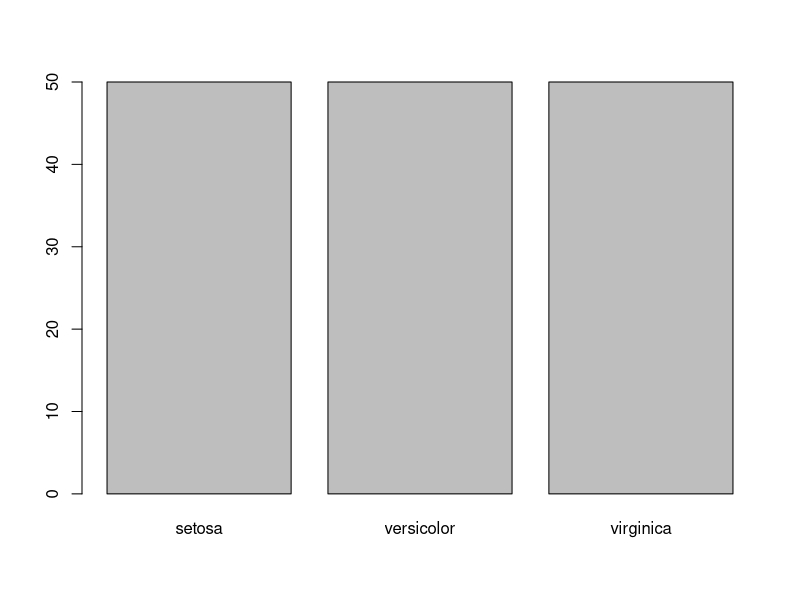
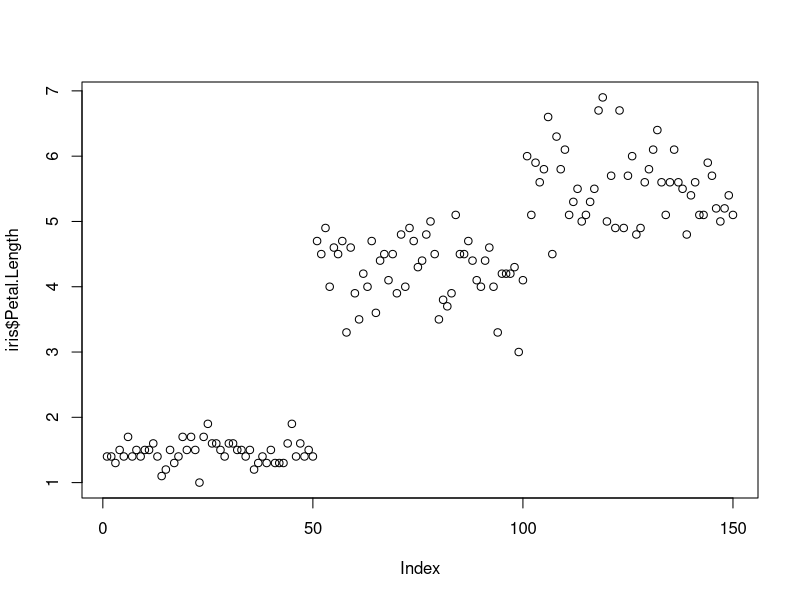
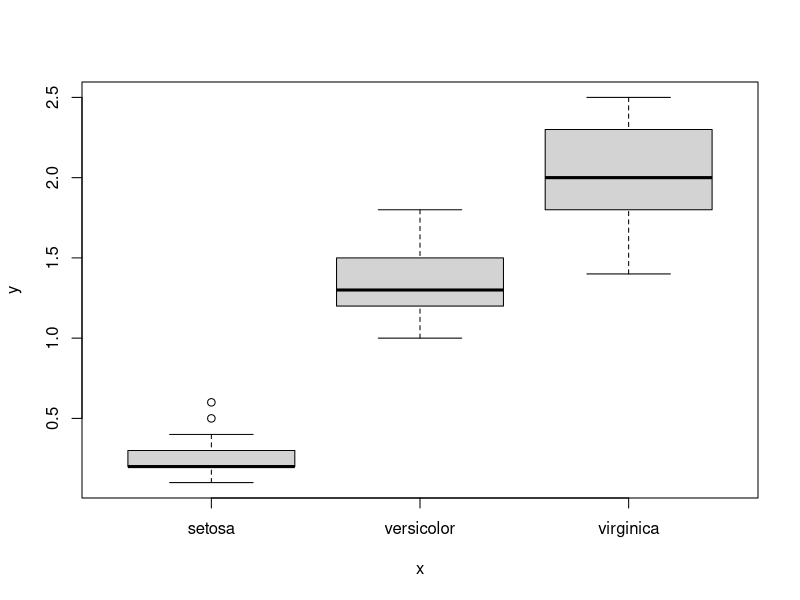
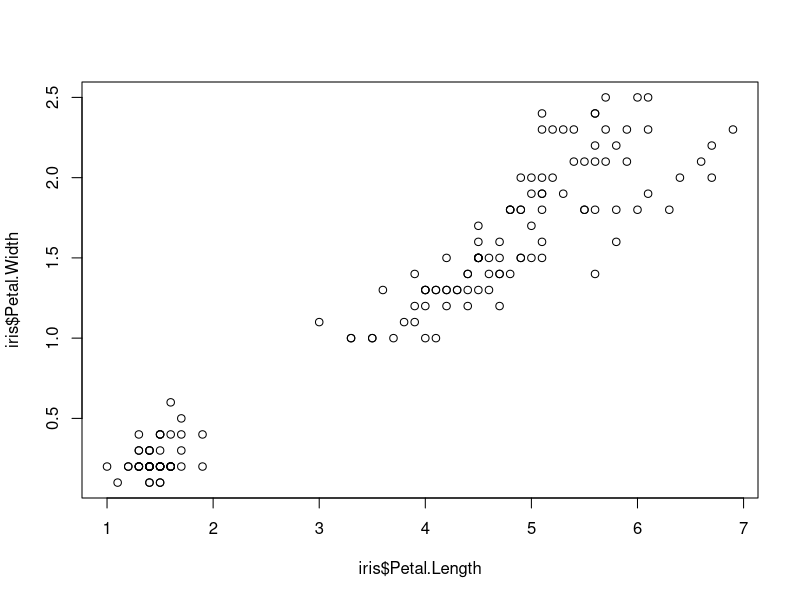
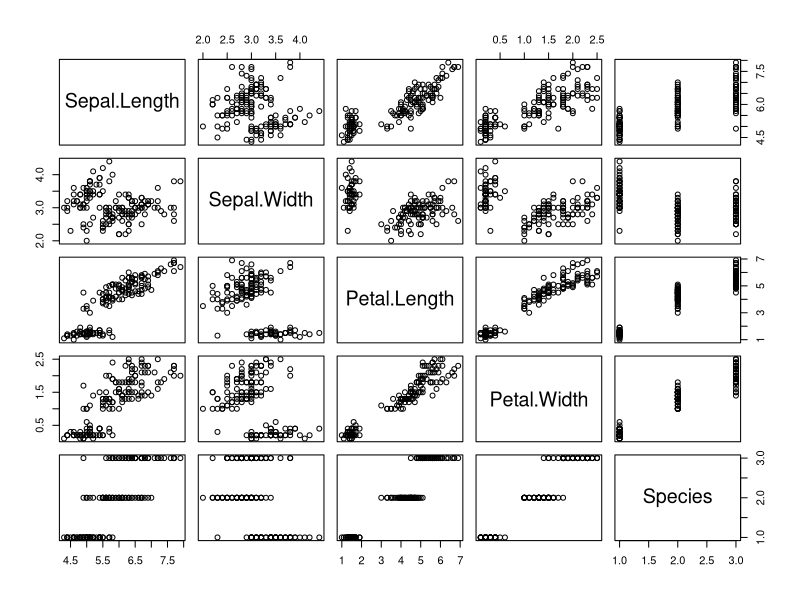
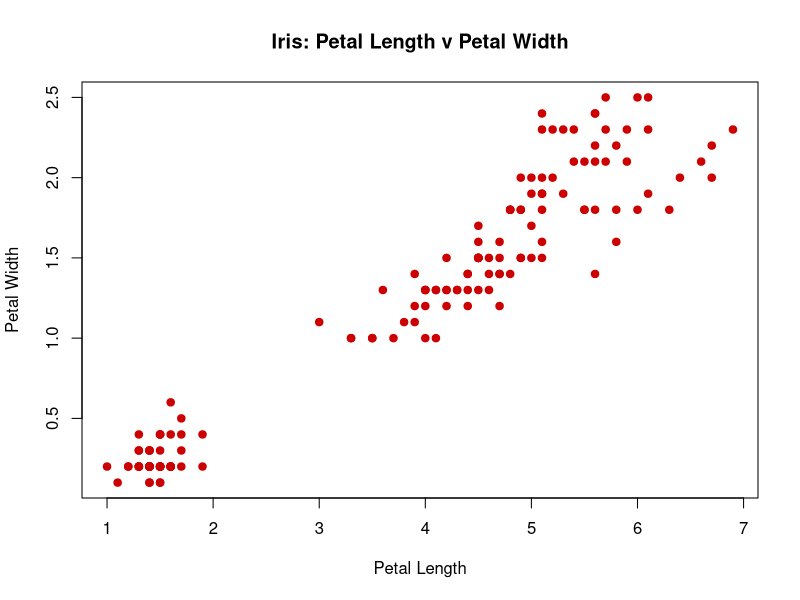
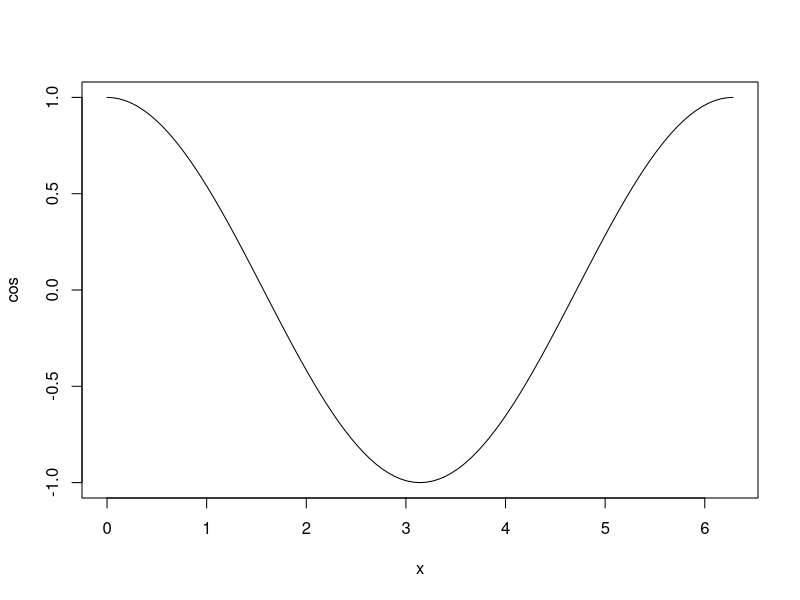

The R script that drew these images, in order:
library(datasets)
head(iris)

plot(iris$Species)
plot(iris$Petal.Length)
plot(iris$Species, iris$Petal.Width)
plot(iris$Petal.Length, iris$Petal.Width)
plot(iris)


plot(iris$Petal.Length, iris$Petal.Width,
     col = "#cc0000",
     pch = 19,
     main = "Iris: Petal Length v Petal Width",
     xlab = "Petal Length",
     ylab = "Petal Width")



plot(cos, 0, 2*pi)



